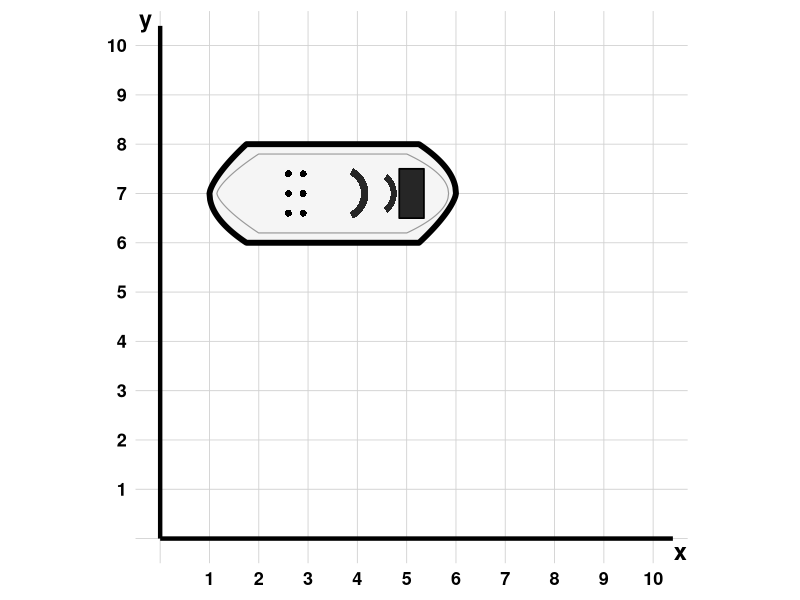

Source code (R):
## ---- chunk 1
# ============================================================
# coordenadas_vertices_plano_cartesiano_metacognitivo_interpretacion_n2_schoice_v1
# Basado en item ICFES MAT-2026-1-022 (pregunta 116)
# Competencia: Interpretación y representación
# Componente: Geométrico-métrico
# Nivel: 2  |  DOK: 2  |  Bloom: Comprender
# ============================================================

library(ggplot2)

# === Helpers (Familia 1 y 5 — regla #21) ===
pick_int <- function(a, b) if (a >= b) a else sample(a:b, 1L)
safe_sample <- function(x, size, replace = TRUE) {
  if (length(x) == 0L)
    stop("safe_sample(): vector de entrada vacio o NULL.")
  if (length(x) == 1L) rep(x, size) else sample(x, size, replace = replace)
}

# === Parametros del plano ===
grid_max <- 10L

# === Parametros del barco (aleatorizados por semilla — regla #22) ===
ancho_barco <- pick_int(3L, 6L)

# alto_barco ACOTADO para que ratio = ancho/alto >= 2 (opción A' de docs/BACKLOG.md P1.1).
#
# Con alto = 2 y ancho = 3 el ratio cae a 1.5 y el casco degenera: la silueta es un
# octagono simétrico que no se lee como barco. Medido por enumeración exhaustiva +
# inspección visual ampliada x2 sobre las 374 combinaciones: 56 casos (15.0%).
# El mecanismo es que el perfil de prof() es casi simétrico (proa t^0.7 vs popa
# t^0.5), así que la figura no tiene dirección; a ratio >= 2 la elongación compensa.
#
# Restringir alto = 2 a ancho >= 4 elimina exactamente esos 56 casos:
# espacio de versiones 374 -> 318 (-15.0%), con 318 respuestas correctas distintas.
#
# NO es una restricción de corrección: la clave era valida también en los 56 casos
# (el bounding box no depende del ratio). Es fidelidad narrativa: el enunciado habla
# de un barco y el estudiante veía una capsula.
alto_pool  <- if (ancho_barco >= 4L) 1L:2L else 1L
alto_barco <- safe_sample(alto_pool, 1L)
stopifnot(ancho_barco / alto_barco >= 2)

x_min <- pick_int(1L, grid_max - ancho_barco)
x_max <- x_min + ancho_barco

# y_min: TODO el rango disponible, sin exclusiones.
#
# Hasta el 2026-07-28 este bloque aplicaba 4 exclusiones (y_min != x_min,
# y_max != x_max, y_min != x_max, y_max != x_min). Existian para que el
# retirado GEO-COORD-03 (4 puntos sobre la diagonal y = x) no mostrara puntos
# repetidos. Al sustituirlo por GEO-COORD-04 quedaron obsoletas.
#
# Medido por enumeración exhaustiva (docs/BACKLOG.md P2.7): sin ninguna
# exclusión hay 374 versiones con 374 respuestas correctas distintas y CERO
# colisiones entre las 4 opciones. Retirarlas amplia el espacio un 68%
# (222 -> 374) sin ningun efecto adverso.
#
# Nota: la exclusión y_min != x_min se justificaba como "evita que
# GEO-COORD-01 (inversión) colapse sobre la correcta". Esa justificación era
# FALSA: la inversión nunca puede igualar a la correcta, porque exigiria a la
# vez y_min == x_min e y_max == x_min, o sea alto_barco == 0, imposible con
# alto_barco >= 1.
#
# El stopifnot de unicidad (más abajo) sigue siendo la red de seguridad real.
y_pool <- 1L:(grid_max - alto_barco)
stopifnot(length(y_pool) > 0L)
y_min <- safe_sample(y_pool, 1L)
y_max <- y_min + alto_barco

# === Respuesta correcta ===
correcta <- paste0(
  "(", x_min, ", ", y_min, "); (",
  x_min, ", ", y_max, "); (",
  x_max, ", ", y_min, ") y (",
  x_max, ", ", y_max, ")."
)

# === Distractores ===
# GEO-COORD-01: Inversión de ejes (intercambia x <-> y)
dist_inv <- paste0(
  "(", y_min, ", ", x_min, "); (",
  y_max, ", ", x_min, "); (",
  y_min, ", ", x_max, ") y (",
  y_max, ", ", x_max, ")."
)

# GEO-COORD-02: Rango reducido (toma solo el centro del barco)
x_mid <- as.integer(floor((x_min + x_max) / 2))
dist_centro <- paste0(
  "(", x_mid, ", ", y_min, "); (",
  x_mid, ", ", y_max, "); (",
  x_mid + 1L, ", ", y_min, ") y (",
  x_mid + 1L, ", ", y_max, ")."
)

# GEO-COORD-04: Desplazamiento de una unidad al contar la cuadricula.
#
# SUSTITUYE a GEO-COORD-03 (4 puntos sobre la diagonal y = x), retirado el
# 2026-07-28 por ser estructuralmente eliminable: era la única opción cuyos 4
# puntos tenian la forma (v,v) — colineales — mientras las otras tres comparten
# la estructura "2 valores de x x 2 valores de y". Un estudiante podía
# descartarlo por la FORMA del texto, sin mirar la figura (regla #22 §P5).
# Ver docs/BACKLOG.md P0.1.
#
# Este distractor conserva la estructura 2x2, así que solo se puede descartar
# leyendo las coordenadas reales del barco. La dirección del desplazamiento se
# adapta para no salirse de la grilla: a la derecha si hay margen, a la
# izquierda si el barco ya toca el borde derecho.
desplaz <- if (x_max < grid_max) 1L else -1L
dist_desplaz <- paste0(
  "(", x_min + desplaz, ", ", y_min, "); (",
  x_min + desplaz, ", ", y_max, "); (",
  x_max + desplaz, ", ", y_min, ") y (",
  x_max + desplaz, ", ", y_max, ")."
)

# === Verificar 4 opciones distintas ===
all_opts <- c(correcta, dist_inv, dist_centro, dist_desplaz)
stopifnot(length(unique(all_opts)) == 4L)
# Los 4 desplazamientos deben caer dentro de la grilla [1, grid_max]
stopifnot(x_min + desplaz >= 1L, x_max + desplaz <= grid_max)

# === Mezclar opciones (exshuffle: TRUE se encarga, pero preparamos sol) ===
opciones_pre <- list(
  correcta       = correcta,
  inv_ejes       = dist_inv,
  rango_reducido = dist_centro,
  desplazamiento = dist_desplaz
)
perm <- sample(4L)
opciones <- unlist(opciones_pre[perm], use.names = FALSE)
nombres  <- names(opciones_pre)[perm]
sol <- as.integer(nombres == "correcta")

# === Info de errores para Solution (identificados por contenido, regla #19) ===
errores_info <- list(
  inv_ejes = list(
    codigo = "GEO-COORD-01",
    nombre = "Inversión de ejes",
    texto = dist_inv,
    diagnostico = paste0(
      "Invierte las coordenadas x e y: lee la extensión horizontal ",
      "del barco (de x = ", x_min, " a x = ", x_max, ") como si estuviera en el ",
      "eje vertical, y la extensión vertical (de y = ", y_min,
      " a y = ", y_max, ") como si estuviera en el eje horizontal. ",
      "El par (x, y) se escribió como (y, x)."
    )
  ),
  rango_reducido = list(
    codigo = "GEO-COORD-02",
    nombre = "Rango reducido al centro",
    texto = dist_centro,
    diagnostico = paste0(
      "Reduce el rango horizontal a solo 1 unidad (toma x = ", x_mid,
      " y x = ", x_mid + 1L, " en lugar del rango completo x = ", x_min,
      " a x = ", x_max, "). No identifica los extremos izquierdo y ",
      "derecho del barco, sino que selecciona únicamente la parte central."
    )
  ),
  desplazamiento = list(
    codigo = "GEO-COORD-04",
    nombre = "Desplazamiento de una unidad al contar la cuadrícula",
    texto = dist_desplaz,
    diagnostico = paste0(
      "Identifica correctamente la forma del rectángulo y el rango vertical ",
      "(de y = ", y_min, " a y = ", y_max, "), pero desplaza el rango ",
      "horizontal una unidad: reporta de x = ", x_min + desplaz,
      " a x = ", x_max + desplaz, " en lugar de x = ", x_min,
      " a x = ", x_max, ". Es el error clásico de contar los cuadros de la ",
      "cuadrícula en vez de leer las marcas del eje, o de empezar a contar ",
      "desde el primer cuadro que ocupa el barco en lugar de desde la línea ",
      "donde comienza."
    )
  )
)

# === Protagonista (variedad narrativa) ===
protagonistas <- c(
  "Tina", "Laura", "Sofía", "Miguel",
  "Carlos", "Ana", "Pedro", "Valentina"
)
protagonista <- safe_sample(protagonistas, 1L)

# === Reflexiones metacognitivas ===
reflexiones <- c(
  paste0(
    "Identificar los vértices de un rectángulo en el plano cartesiano ",
    "requiere distinguir claramente el eje x (horizontal) del eje y (vertical). ",
    "Una estrategia efectiva es ubicar primero los extremos izquierdo y derecho ",
    "(rango en x), y luego los extremos inferior y superior (rango en y)."
  ),
  paste0(
    "Los errores al leer coordenadas en el plano cartesiano suelen originarse en ",
    "la confusión entre las dos dimensiones. Practicar la lectura punto por ",
    "punto, verificando primero la coordenada x y luego la y, ayuda a consolidar ",
    "esta habilidad."
  ),
  paste0(
    "Al resolver problemas con coordenadas, conviene verificar que cada par (x, y) ",
    "efectivamente corresponde a un punto del objeto representado. Marcar los puntos ",
    "extremos en el gráfico antes de escribir la respuesta reduce ",
    "significativamente los errores."
  ),
  paste0(
    "La metacognición en geometría analítica implica ser consciente ",
    "de qué eje se está leyendo. Un error frecuente es asumir que el ",
    "primer número siempre es la coordenada horizontal, sin verificarlo ",
    "visualmente en el plano."
  )
)
reflexion <- safe_sample(reflexiones, 1L)

# === Dibujar barco parametrico ===
dibujar_barco <- function(xmn, xmx, ymn, ymx, gmax, filename) {
  cx <- (xmn + xmx) / 2;  cy <- (ymn + ymx) / 2
  w  <- xmx - xmn;        h  <- ymx - ymn
  n  <- 400L
  tf <- seq(0, 1, length.out = n)

  # INVARIANTE I-2 (ver .claude/rules/barco-parametrico.md): prof(t) vale EXACTAMENTE
  # h/2 en el tramo central, de modo que el casco toca ymn e ymx y su bounding box
  # ES la respuesta correcta. No suavizar ni alargar estas fracciones sin re-verificar
  # la enumeración exhaustiva de las 318 combinaciones.
  prof <- function(t) {
    ifelse(t < 0.15,
      (h / 2) * (t / 0.15)^0.7,
      ifelse(t < 0.85,
        h / 2,
        (h / 2) * ((1 - t) / 0.15)^0.5))
  }

  xt <- xmn + tf * w;  yt <- cy + prof(tf)
  xb <- xmx - tf * w;  yb <- cy - prof(tf)
  hull_df <- data.frame(x = c(xt, xb), y = c(yt, yb))

  ix <- w * 0.03;  iy <- h * 0.10
  pi2 <- function(t) {
    ifelse(t < 0.18,
      ((h / 2) - iy) * (t / 0.18)^0.7,
      ifelse(t < 0.82,
        (h / 2) - iy,
        ((h / 2) - iy) * ((1 - t) / 0.18)^0.5))
  }
  ixt <- (xmn + ix) + tf * (w - 2 * ix)
  inner_df <- data.frame(
    x = c(ixt, rev(ixt)),
    y = c(cy + pi2(tf), cy - pi2(rev(tf)))
  )

  ph_df <- data.frame(
    x = rep(c(cx - w * 0.18, cx - w * 0.12), each = 3),
    y = rep(c(cy + h * 0.20, cy, cy - h * 0.20), 2)
  )

  # Radio de las bandas ACOTADO POR EL ANCHO (opción D de docs/BACKLOG.md P1.1).
  # Las bandas tienen radio proporcional a h pero sus centros están separados por
  # una fracción de w (0.16w - 0.03w = 0.13w). Con h máximo y w mínimo los radios
  # crecian mientras la separación se encogia, y las dos bandas se fundian en una
  # sola mancha: 72.3% de solape en (w=3,h=2) y 65.2% en (w=4,h=2).
  # Acotar el radio por 0.25*w deja el solape en 37% como máximo — el mismo nivel
  # que (w=4,h=1), que ya se veía bien — y NO altera los casos alargados
  # (w=5,6 con h=1 quedan exactamente igual que antes).
  # Las bandas son decorativas: no participan del bounding box, así que este
  # cambio no toca la invariante I-2.
  rb <- min(h, w * 0.25)

  bt1 <- seq(-1.1, 1.1, length.out = 80)
  b1cx <- cx + w * 0.03
  b1_df <- data.frame(
    x = c(b1cx + rb * 0.46 * cos(bt1), b1cx + rb * 0.34 * cos(rev(bt1))),
    y = c(cy   + rb * 0.46 * sin(bt1), cy   + rb * 0.34 * sin(rev(bt1)))
  )
  bt2 <- seq(-0.9, 0.9, length.out = 60)
  b2cx <- cx + w * 0.16
  b2_df <- data.frame(
    x = c(b2cx + rb * 0.40 * cos(bt2), b2cx + rb * 0.30 * cos(rev(bt2))),
    y = c(cy   + rb * 0.40 * sin(bt2), cy   + rb * 0.30 * sin(rev(bt2)))
  )

  bw <- w * 0.10;  bh <- h * 0.50;  bcx <- cx + w * 0.32
  br_df <- data.frame(
    x = c(bcx - bw / 2, bcx + bw / 2, bcx + bw / 2, bcx - bw / 2),
    y = c(cy  - bh / 2, cy  - bh / 2, cy  + bh / 2, cy  + bh / 2)
  )

  p <- ggplot() +
    geom_hline(yintercept = 0:gmax, color = "gray82", linewidth = 0.3) +
    geom_vline(xintercept = 0:gmax, color = "gray82", linewidth = 0.3) +
    geom_segment(aes(x = 0, y = 0, xend = gmax + 0.4, yend = 0), linewidth = 1.5) +
    geom_segment(aes(x = 0, y = 0, xend = 0, yend = gmax + 0.4), linewidth = 1.5) +
    geom_polygon(data = hull_df, aes(x, y),
                 fill = "gray96", color = "black", linewidth = 2.0) +
    geom_polygon(data = inner_df, aes(x, y),
                 fill = NA, color = "gray60", linewidth = 0.4) +
    geom_polygon(data = b1_df, aes(x, y), fill = "gray15", color = NA) +
    geom_polygon(data = b2_df, aes(x, y), fill = "gray15", color = NA) +
    geom_polygon(data = br_df, aes(x, y),
                 fill = "gray15", color = "black", linewidth = 0.6) +
    geom_point(data = ph_df, aes(x, y),
               size = 2.0, shape = 16, color = "black") +
    scale_x_continuous(breaks = 1:gmax,
                       limits = c(-0.5, gmax + 0.7), expand = c(0, 0)) +
    scale_y_continuous(breaks = 1:gmax,
                       limits = c(-0.5, gmax + 0.7), expand = c(0, 0)) +
    annotate("text", x = gmax + 0.55, y = -0.25, label = "x",
             fontface = "bold", size = 6) +
    annotate("text", x = -0.30, y = gmax + 0.55, label = "y",
             fontface = "bold", size = 6) +
    coord_fixed() +
    theme_minimal(base_size = 14) +
    theme(
      panel.grid  = element_blank(),
      axis.text   = element_text(size = 13, color = "black", face = "bold"),
      axis.title  = element_blank(),
      plot.margin = margin(8, 12, 8, 8)
    )

  ggsave(filename, p, width = 7, height = 7, dpi = 150, bg = "white")
}

dibujar_barco(x_min, x_max, y_min, y_max, grid_max, "plano_barco.png")

# UID para anchors
ex_uid <- paste0(safe_sample(letters, 6L, replace = FALSE), collapse = "")
## ---- chunk 2
cat(paste0(
  protagonista, " está participando en un juego en el que se ubican barcos ",
  "en un plano cartesiano y se busca eliminar los barcos de otro jugador, ",
  "adivinando su ubicación. En un momento del juego, a ", protagonista,
  " le queda un barco ubicado como muestra la figura.\n\n"
))
cat("![](plano_barco.png){width=80%}\n\n")
cat(paste0(
  "¿Cuáles son las coordenadas (x, y) de los vértices que ",
  "encierran el barco que le queda a ", protagonista, "?\n"
))
## ---- chunk 3
for (i in seq_along(opciones)) {
  cat(paste0("* ", opciones[i], "\n"))
}
## ---- chunk 4
# --- Respuesta correcta ---
cat(paste0(
  "### Respuesta correcta {#resp-", ex_uid, "}\n\n",
  "La respuesta correcta es la que indica las coordenadas **",
  correcta, "**\n\n",
  "El barco ocupa la franja horizontal entre x = ", x_min,
  " y x = ", x_max, ", y entre y = ", y_min, " e y = ", y_max,
  ". Los cuatro vértices del rectángulo que encierra el barco son:\n\n",
  "$$\\left(", x_min, ",\\, ", y_min, "\\right), \\quad ",
  "\\left(", x_min, ",\\, ", y_max, "\\right), \\quad ",
  "\\left(", x_max, ",\\, ", y_min, "\\right), \\quad ",
  "\\left(", x_max, ",\\, ", y_max, "\\right)$$\n\n"
))

# --- Análisis por opción ---
cat("### Análisis de cada opción\n\n")
for (i in seq_along(opciones)) {
  nm <- nombres[i]
  if (nm == "correcta") {
    cat(paste0(
      "**Correcta: ", opciones[i], "**\n\n",
      "Identifica correctamente los cuatro vértices del rectángulo ",
      "que encierra el barco, leyendo el rango horizontal (x = ", x_min,
      " a x = ", x_max, ") y el rango vertical (y = ", y_min,
      " a y = ", y_max, ") de forma adecuada.\n\n"
    ))
  } else {
    err <- errores_info[[nm]]
    cat(paste0(
      "**", err$codigo, " — ", err$nombre, ": ",
      opciones[i], "**\n\n",
      err$diagnostico, "\n\n"
    ))
  }
}

# --- Procedimiento correcto ---
cat(paste0(
  "### Procedimiento correcto\n\n",
  "Para identificar los vértices del rectángulo que encierra un ",
  "objeto en el plano cartesiano:\n\n",
  "1. **Eje horizontal (x):** Observar el rango de valores de x que ocupa ",
  "el objeto. En este caso, el barco se extiende de x = ", x_min,
  " a x = ", x_max, ".\n",
  "2. **Eje vertical (y):** Observar el rango de valores de y que ocupa ",
  "el objeto. En este caso, el barco se extiende de y = ", y_min,
  " a y = ", y_max, ".\n",
  "3. **Vértices:** Combinar los valores extremos para obtener los ",
  "4 vértices: (", x_min, ", ", y_min, "), (",
  x_min, ", ", y_max, "), (", x_max, ", ", y_min, ") y (",
  x_max, ", ", y_max, ").\n\n"
))

# --- Propiedades del concepto ---
cat(paste0(
  "### Propiedades del concepto\n\n",
  "Cuatro propiedades que conviene tener presentes al leer coordenadas:\n\n",
  "1. En un par ordenado **(x, y)** la primera coordenada es **siempre** la ",
  "horizontal y la segunda la vertical. El orden no es intercambiable: ",
  "(", x_min, ", ", y_min, ") y (", y_min, ", ", x_min, ") son puntos ",
  ifelse(x_min == y_min, "iguales solo porque ambos valores coinciden; en general son distintos",
         "distintos del plano"), ".\n",
  "2. Un rectángulo de lados paralelos a los ejes queda **completamente ",
  "determinado por dos valores de x y dos de y**. Sus cuatro vértices son las ",
  "cuatro combinaciones posibles de esos valores, ni más ni menos.\n",
  "3. El rectángulo que **encierra** un objeto usa el valor **mínimo** y el ",
  "**máximo** que el objeto ocupa en cada eje. No sirve un punto interior ",
  "ni una parte del objeto.\n",
  "4. Los cuatro vértices de un rectángulo **nunca están alineados**. Si lo ",
  "estuvieran no encerrarían ninguna superficie, y no habría rectángulo.\n\n"
))

# --- Caso específico (transferencia) ---
sube <- if (y_max < grid_max) 1L else -1L
dir_txt <- if (sube > 0L) "hacia arriba" else "hacia abajo"
cat(paste0(
  "### Caso específico\n\n",
  "Supongamos que ", protagonista, " mueve el barco **una unidad ", dir_txt,
  "**, sin girarlo ni cambiar su tamaño. ¿Cuáles serían los nuevos vértices?\n\n",
  "El barco no se desplaza en horizontal, así que el rango en x **no cambia**: ",
  "sigue yendo de x = ", x_min, " a x = ", x_max, ". Solo se desplaza el rango ",
  "vertical, que pasa de y = ", y_min, " a y = ", y_max, " a ser de y = ",
  y_min + sube, " a y = ", y_max + sube, ". Los nuevos vértices son:\n\n",
  "$$\\left(", x_min, ",\\, ", y_min + sube, "\\right), \\quad ",
  "\\left(", x_min, ",\\, ", y_max + sube, "\\right), \\quad ",
  "\\left(", x_max, ",\\, ", y_min + sube, "\\right), \\quad ",
  "\\left(", x_max, ",\\, ", y_max + sube, "\\right)$$\n\n",
  "Este caso muestra que **los dos ejes se leen por separado**: mover el ",
  "objeto en vertical altera únicamente las segundas coordenadas. Confundir ",
  "los ejes, como hace uno de los distractores, cambiaría ambos a la vez.\n\n"
))

# --- Reflexión metacognitiva ---
cat(paste0("### Reflexión metacognitiva\n\n", reflexion, "\n\n"))

# --- Estrategia para evitar el error ---
cat(paste0(
  "### Estrategia para evitar el error\n\n",
  "1. Identificar primero el eje **horizontal** (x) y anotar los valores ",
  "mínimo y máximo que ocupa el objeto.\n",
  "2. Luego identificar el eje **vertical** (y) y anotar los valores ",
  "mínimo y máximo.\n",
  "3. Verificar que cada par ordenado (x, y) escriba primero la coordenada ",
  "horizontal y luego la vertical.\n",
  "4. Comprobar que los 4 vértices forman un rectángulo que ",
  "efectivamente encierra el objeto.\n"
))
## ---- chunk 5
for (i in seq_along(opciones)) {
  nm <- nombres[i]
  if (nm == "correcta") {
    cat("* Correcto. Los vértices corresponden al rectángulo que encierra el barco.\n")
  } else {
    err <- errores_info[[nm]]
    cat(paste0("* Incorrecto. ", err$codigo, ": ", err$nombre, ".\n"))
  }
}
